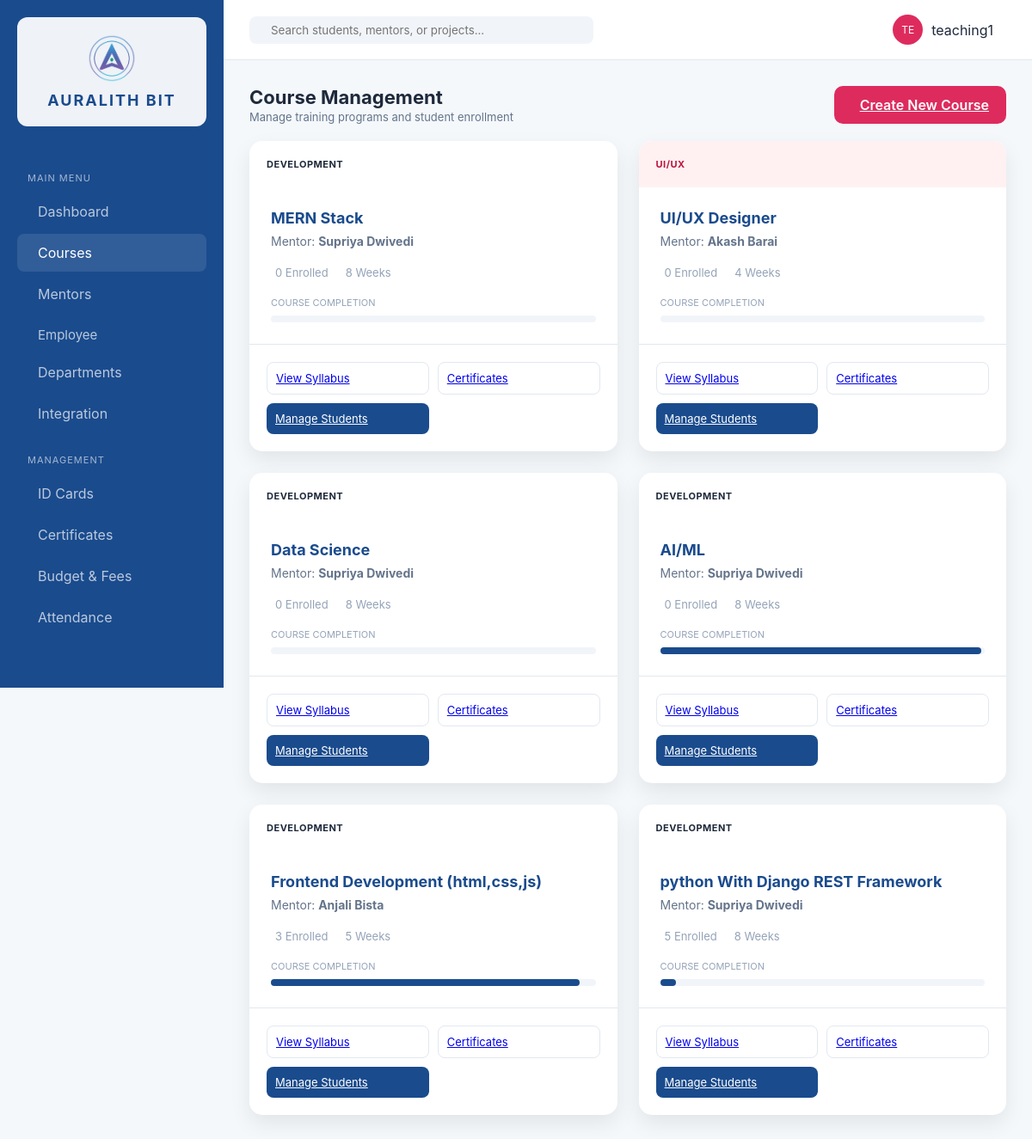
/courses/ (signed in), run on the app's committed database.
### erp_app/models.py (models this page shows, shortened)
class Course(models.Model):
    STATUS_CHOICES = [
        ('live', 'Live'),
        ('upcoming', 'Upcoming'),
        ('enrollment', 'Enrollment'),
        ('completed', 'Completed'),
    ]
    CATEGORY_CHOICES = [
        ('development', 'Development'),
        ('design', 'UI/UX'),
        ('qa', 'Digital Marketing'),
        ('marketing', 'Graphic Designing'),
    ]
    name = models.CharField(max_length=200)
    mentor = models.ForeignKey(Mentor, on_delete=models.SET_NULL, null=True, blank=True)
    category = models.CharField(max_length=50, choices=CATEGORY_CHOICES, default='development')
    duration_weeks = models.PositiveIntegerField(default=8)
    status = models.CharField(max_length=20, choices=STATUS_CHOICES, default='enrollment')
    description = models.TextField(blank=True)
    syllabus = models.FileField(upload_to='syllabi/', null=True, blank=True)
    students_count = models.PositiveIntegerField(default=0)
    completion_percent = models.PositiveIntegerField(default=0)
    created_at = models.DateTimeField(auto_now_add=True)
    class Meta:
        ordering = ['-created_at']

class Mentor(models.Model):
    name = models.CharField(max_length=200)
    email = models.EmailField(unique=True)
    specialization = models.CharField(max_length=200)
    bio = models.TextField(blank=True)
    department = models.ForeignKey('Department', on_delete=models.SET_NULL, null=True, blank=True)
    joined_date = models.DateField(null=True, blank=True)
    class Meta:
        ordering = ['name']

### erp_app/views.py (the view)
# urls.py: path('courses/', views.courses, name='courses'),
@login_required
def courses(request):
    context = {
        'courses': Course.objects.select_related('mentor').annotate(enrollment_count=Count('enrollments')).all(),
        'is_admin': has_role(request.user, SUPER_ADMIN, TEACHING_STAFF),
    }
    return render(request, 'erp_app/courses.html', context)

### erp_app/roles.py (called while the page is built)
def get_user_roles(user):
    if not user.is_authenticated:
        return []
    roles = set()
    if user.is_superuser:
        roles.add(SUPER_ADMIN)
    for group in user.groups.all():
        roles.add(group.name)
    if hasattr(user, 'student_profile') and user.student_profile:
        roles.add(STUDENT)
    return list(roles)

def has_role(user, *roles):
    user_roles = get_user_roles(user)
    return any(r in user_roles for r in roles)

### erp_app/templates/erp_app/courses.html (shortened to what this page needs)
{% extends 'erp_app/base.html' %}
{% load static %}
{% block content %}
<header class="top-nav" style="position:static;padding:0 0 20px 0;border-bottom:none;height:auto;background:transparent;">
    <div class="header-info">
        <h1>Course Management</h1>
        <p>Manage training programs and student enrollment</p>
    </div>
    {% if is_admin %}
    <a href="{% url 'admin:erp_app_course_add' %}" class="btn-primary"> Create New Course</a>
    {% endif %}
</header>
<div class="course-grid">
    {% for course in courses %}
    <div class="course-card">
        <div class="course-header {{ course.category }}">
            <span class="category-tag">{{ course.get_category_display }}</span>
        </div>
        <div class="course-body">
            <h3>{{ course.name }}</h3>
            <p class="mentor">Mentor: <strong>{{ course.mentor.name|default:"—" }}</strong></p>
            <div class="course-stats">
                <span> {{ course.enrollment_count }} Enrolled</span>
                <span> {{ course.duration_weeks }} Weeks</span>
            </div>
            <div class="progress-group">
                <label>Course Completion</label>
                <div class="progress-bar"><div style="width: {{ course.completion_percent }}%;"></div></div>
            </div>
        </div>
        <div class="course-footer">
            <a href="{% url 'course_syllabus' course.id %}" class="btn-outline">View Syllabus</a>
            <a href="{% url 'certificates' %}?type=course&q={{ course.name|urlencode }}" class="btn-outline"> Certificates</a>
            {% if is_admin %}
            <a href="{% url 'admin:erp_app_course_change' course.id %}" class="btn-filled">Manage Students</a>
            {% endif %}
        </div>
    </div>
    {% empty %}
    <p style="color:#94a3b8;">No courses found. <a href="{% url 'admin:erp_app_course_add' %}">Create one</a>.</p>
    {% endfor %}
</div>
{% endblock %}

### erp_app/templates/erp_app/base.html (shortened to what this page needs)
<!DOCTYPE html>
{% load static %}
<html lang="en">
<head>
    <link rel="stylesheet" href="{% static 'erp_app/css/style.css' %}">
</head>
<body>
    <div class="app-container">
        <aside class="sidebar">
            <div class="brand">
                <img src="{% static 'erp_app/images/AURALITH_logo.png' %}" alt="Auralith Bit Logo" class="sidebar-logo" width="56" height="56">
                <h2>AURALITH BIT</h2>
            </div>
            <nav>
                <p class="nav-label">Main Menu</p>
                <a href="{% url 'dashboard' %}" {% if request.resolver_match.url_name == 'dashboard' %}class="active"{% endif %}> Dashboard</a>
                {% if is_any_staff or is_student or is_intern %}
                <a href="{% url 'courses' %}" {% if request.resolver_match.url_name == 'courses' %}class="active"{% endif %}> Courses</a>
                {% endif %}
                {% if is_teaching_staff or is_super_admin or is_intern or is_student %}
                <a href="{% url 'mentors' %}" {% if request.resolver_match.url_name == 'mentors' %}class="active"{% endif %}> Mentors</a>
                {% endif %}
                {% if is_any_staff or is_intern %}
                <div class="dropdown">
                    <button class="dropdown-btn">
                        <span> Employee</span>
                    </button>
                </div>
                {% endif %}
                {% if is_normal_staff or is_super_admin or is_teaching_staff %}
                <a href="{% url 'departments' %}" {% if request.resolver_match.url_name == 'departments' %}class="active"{% endif %}> Departments</a>
                {% endif %}
                {% if is_any_staff %}
                <a href="{% url 'integration' %}" {% if request.resolver_match.url_name == 'integration' %}class="active"{% endif %}> Integration</a>
                {% endif %}
                <p class="nav-label">Management</p>
                {% if is_normal_staff or is_super_admin or is_teaching_staff %}
                <a href="{% url 'id_generation' %}" {% if request.resolver_match.url_name == 'id_generation' %}class="active"{% endif %}> ID Cards</a>
                {% endif %}
                {% if is_any_staff or is_student or is_intern %}
                <a href="{% url 'certificates' %}" > Certificates</a>
                {% endif %}
                {% if is_normal_staff or is_super_admin or is_teaching_staff %}
                <a href="{% url 'budget_fees' %}" {% if request.resolver_match.url_name == 'budget_fees' %}class="active"{% endif %}> Budget & Fees</a>
                {% endif %}
                {% if is_teaching_staff or is_super_admin %}
                <a href="{% url 'attendance' %}" {% if request.resolver_match.url_name == 'attendance' %}class="active"{% endif %}> Attendance</a>
                {% endif %}
            </nav>
        </aside>
        <main class="workspace">
            <header class="top-nav">
                <form class="search-box" method="get" action="{% url 'search' %}" autocomplete="off">
                    <input type="text" name="q" id="globalSearch" placeholder="Search students, mentors, or projects..." value="{{ request.GET.q|default_if_none:'' }}" autocomplete="off">
                </form>
                <div class="user-profile" style="position:relative;display:flex;align-items:center;gap:10px;">
                    <div class="avatar">{{ user_initials }}</div>
                    <span>{{ request.user.get_full_name|default:request.user.username }}</span>
                </div>
            </header>
            <div class="content">
                {% block content %}{% endblock %}
            </div>
        </main>
    </div>
</body>
</html>

### data on the page
Course: category "DEVELOPMENT", name "MERN Stack", mentor.name "Supriya Dwivedi", enrollment_count "0", duration_weeks "8"
Course: category "UI/UX", name "UI/UX Designer", mentor.name "Akash Barai", enrollment_count "0", duration_weeks "4"
Course: category "DEVELOPMENT", name "Data Science", mentor.name "Supriya Dwivedi", enrollment_count "0", duration_weeks "8"
Course: category "DEVELOPMENT", name "AI/ML", mentor.name "Supriya Dwivedi", enrollment_count "0", duration_weeks "8", completion_percent 99 (drawn)
Course: category "DEVELOPMENT", name "Frontend Development (html,css,js)", mentor.name "Anjali Bista", enrollment_count "3", duration_weeks "5", completion_percent 95 (drawn)
Course: category "DEVELOPMENT", name "python With Django REST Framework", mentor.name "Supriya Dwivedi", enrollment_count "5", duration_weeks "8", completion_percent 5 (drawn)

### other printed values
{{ user_initials }} "TE"
{{ request.user.get_full_name|default:request.user.username }} "teaching1"
